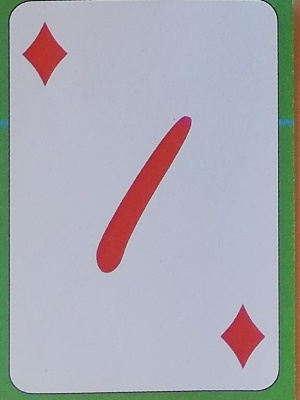
#> input picture yuan/1_and_j/10.jpg, 300 x 400 px; its folder holds only this picture in this run
$ python -i card_segmentation.py   (imports and definitions only)
#> lines starting #> are read from the running program, lines starting #| are printed output that depends on the picture; after the words box and inside, x2 and y2 are one past the last pixel; in counts of white or black regions, pixels touching at a corner belong together
# -*- coding: utf-8 -*-
"""
Created on Sat May 29 00:21:16 2021

@author: 86131
"""
import cv2
import numpy as np
import matplotlib.pyplot as plt
from copy import deepcopy
from sklearn.cluster import KMeans
import os
from scipy import ndimage
from skimage import restoration

# [19 lines left out: functions read_image, mask_range, not called in this run]

def mask_thre(img):

    image = cv2.cvtColor(img, cv2.COLOR_RGB2GRAY)
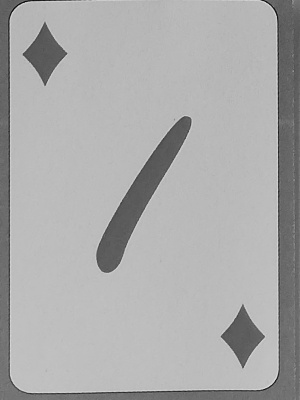
#> image: shape (400, 300); min 7, max 224, mean 170.5

    image = cv2.cvtColor(img, cv2.COLOR_RGB2GRAY)

    mask = (1-cv2.adaptiveThreshold(image,1,cv2.ADAPTIVE_THRESH_GAUSSIAN_C,cv2.THRESH_BINARY,101,5))
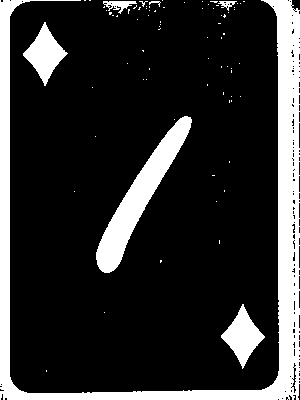
#> mask: shape (400, 300); values 0 (black) and 1 (white), 18.1% white; 79 white regions (72 under 20 px), largest, box (x1, y1, x2, y2) and area: (0, 0, 300, 400) 14870, (96, 116, 192, 273) 3877, (23, 22, 68, 86) 1267

    kernel = cv2.getStructuringElement(cv2.MORPH_ELLIPSE,(10,10))

    mask = ndimage.binary_opening(mask, kernel, iterations=1)
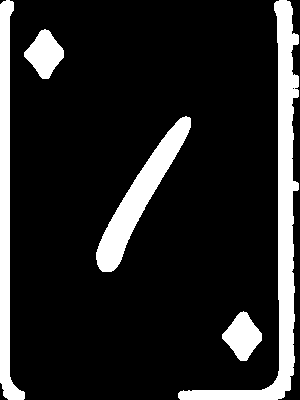
#> mask: shape (400, 300) bool; 14.8% white; 5 white regions, box (x1, y1, x2, y2) and area: (178, 0, 299, 400) 7318, (0, 0, 25, 400) 4175, (96, 116, 191, 272) 3864, (24, 29, 64, 79) 1183, (222, 311, 262, 361) 1176

    #mask = ndimage.binary_closing(mask, kernel, iterations=1)

    return mask

# [162 lines left out: functions mask_dealer, players_clustering, find_corners, affin_transform, walkFile, not called in this run]
'''
def intensity_normalization(img):

    img_hsv = cv2.cvtColor(img, cv2.COLOR_RGB2HSV)

    # normalize channel v (brightness channel)
    img_hsv[:,:,2] = np.uint8(255*(1.0*(img_hsv[:,:,2] - img_hsv[:,:,2].min())/(img_hsv[:,:,2].max()-img_hsv[:,:,2].min())))

    # convert image back to RGB
    img_rgb = cv2.cvtColor(img_hsv, cv2.COLOR_HSV2RGB)
    img_rgb[img_rgb > 255] = 255
    img_rgb[img_rgb < 0] = 0

    return np.float32(img_rgb)
'''
###########################################################################

"""
file_list = walkFile("train_games")
file_pics=[]
print(file_list)
for file in file_list:
    if file.endswith('.jpg'):
       file_pics.append(file)

print(file_pics)

#file_pics = ['train_games\\game7\\12.jpg']

for file in file_pics:
    image = read_image(file)

    #psf = np.ones((5, 5)) / 25
    #image = restoration.wiener(image, psf, 1100)
    #image = intensity_normalization(image)
    mask_t = mask_thre(image)

    image = mask_dealer(image)

    mask_r = mask_range(image)
    #mask_t = mask_thre(image)
    #plt.imshow(mask_t)

    labeled_array, num_features = ndimage.label(mask_t, structure = np.ones((3,3)))

    for i in range(num_features):
        if np.sum(mask_r[labeled_array == i+1]) < 255 * 600:
            mask_t[labeled_array == i+1] = 0

    #plt.imshow(mask_r)

    mask = np.uint8(mask_t)

    players,centers,points_f,labels = players_clustering(mask)
    cards,left_lowers,right_lowers,right_uppers = find_corners(players,centers,image)
    # plots for debug
    c_x=[]
    c_y=[]
    for center in centers:
        c_x.append(center[0])
        c_y.append(center[1])

    corner_x = []
    corner_y = []
    for i in range(4):
        corner_x.append(left_lowers[i][0])
        corner_x.append(right_lowers[i][0])
        corner_x.append(right_uppers[i][0])
        corner_y.append(left_lowers[i][1])
        corner_y.append(right_lowers[i][1])
        corner_y.append(right_uppers[i][1])


    for i in range(1,5):
        plt.subplot(2,3,i)
        plt.imshow(cards[i-1])
        #cv2.imwrite(f'cards_latest/{file[12:17]}_player{i}_{file[18:]}', cv2.cvtColor(cards[i-1], cv2.COLOR_RGB2BGR))

    plt.subplot(2,3,5)
    plt.scatter(c_x, c_y,s=10, lw=0, cmap='RdYlGn')
    plt.imshow(mask)

    plt.subplot(2,3,6)
    plt.scatter(points_f[:, 0], points_f[:, 1], c=labels, s=10, lw=0, cmap='RdYlGn')
    plt.scatter(corner_x, corner_y,s=10, lw=0, cmap='RdYlGn')
    plt.imshow(mask)
    plt.show()
"""

>>> import cv2
>>> picture = cv2.cvtColor(cv2.imread('1_and_j/10.jpg'), cv2.COLOR_BGR2RGB)
>>> result = mask_thre(picture)

$ run again, on yuan/1_and_j/11.jpg
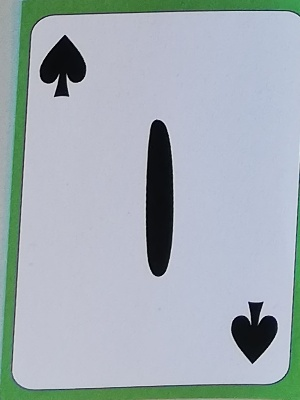
#> input picture yuan/1_and_j/11.jpg, 300 x 400 px
#> in mask_thre, `mask = (1-cv2.adaptiveThreshold(image,1,cv2.ADAPTIVE_THRESH_GAUSSIAN_C..`:
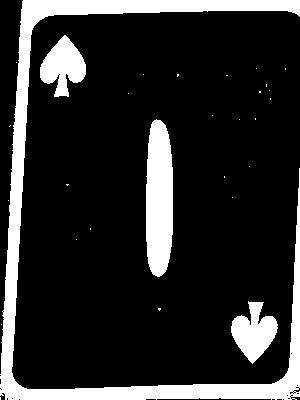
#> mask: shape (400, 300); values 0 (black) and 1 (white), 17.2% white; 29 white regions (25 under 20 px), largest, box (x1, y1, x2, y2) and area: (0, 0, 300, 400) 13569, (146, 119, 173, 277) 3652, (40, 35, 86, 97) 1676, (231, 301, 278, 364) 1673
#> in mask_thre, `mask = ndimage.binary_opening(mask, kernel, iterations=1)`:
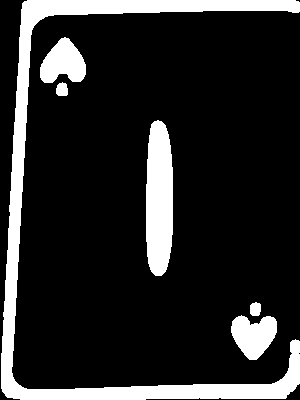
#> mask: shape (400, 300) bool; 16.1% white; 6 white regions, box (x1, y1, x2, y2) and area: (1, 0, 300, 400) 12528, (146, 120, 173, 276) 3638, (40, 37, 86, 83) 1424, (231, 315, 277, 360) 1421, (56, 82, 68, 96) 139, (250, 302, 261, 316) 133

$ run again, on yuan/1_and_j/12.jpg
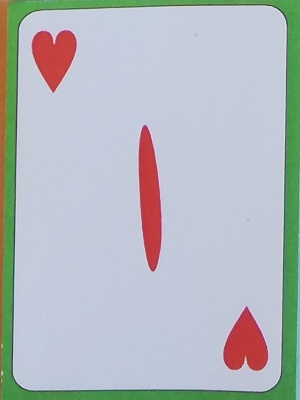
#> input picture yuan/1_and_j/12.jpg, 300 x 400 px
#> in mask_thre, `mask = (1-cv2.adaptiveThreshold(image,1,cv2.ADAPTIVE_THRESH_GAUSSIAN_C..`:
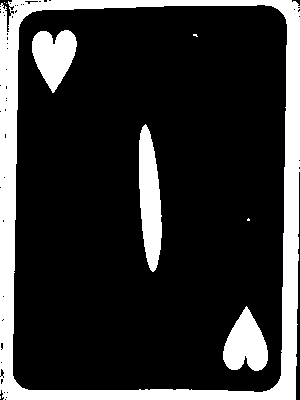
#> mask: shape (400, 300); values 0 (black) and 1 (white), 19.2% white; 9 white regions (5 under 20 px), largest, box (x1, y1, x2, y2) and area: (0, 0, 300, 400) 16982, (139, 124, 162, 272) 2389, (223, 306, 268, 371) 1881, (32, 30, 77, 93) 1826
#> in mask_thre, `mask = ndimage.binary_opening(mask, kernel, iterations=1)`:
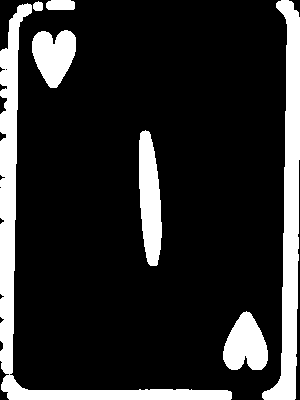
#> mask: shape (400, 300) bool; 17% white; 7 white regions, largest, box (x1, y1, x2, y2) and area: (0, 3, 232, 400) 7896, (262, 0, 300, 400) 6197, (139, 130, 162, 266) 2315

$ run again, on yuan/1_and_j/13.jpg
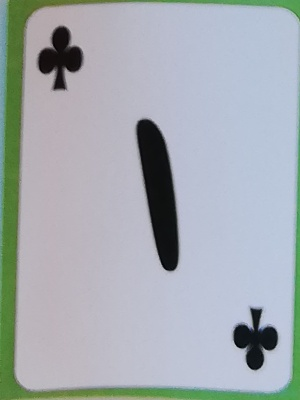
#> input picture yuan/1_and_j/13.jpg, 300 x 400 px
#> in mask_thre, `mask = (1-cv2.adaptiveThreshold(image,1,cv2.ADAPTIVE_THRESH_GAUSSIAN_C..`:
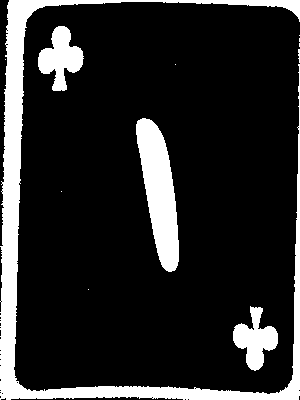
#> mask: shape (400, 300); values 0 (black) and 1 (white), 16.1% white; 12 white regions (7 under 20 px), largest, box (x1, y1, x2, y2) and area: (0, 0, 300, 400) 12307, (136, 118, 179, 272) 3839, (38, 26, 84, 91) 1616, (233, 306, 278, 371) 1480, (298, 49, 300, 63) 21
#> in mask_thre, `mask = ndimage.binary_opening(mask, kernel, iterations=1)`:
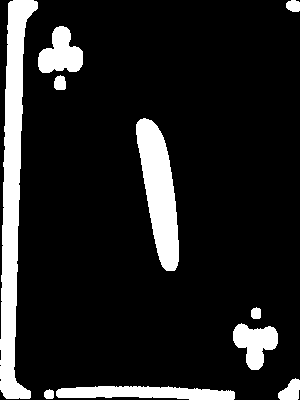
#> mask: shape (400, 300) bool; 13.3% white; 10 white regions, largest, box (x1, y1, x2, y2) and area: (0, 0, 38, 399) 6821, (136, 118, 179, 271) 3831, (56, 386, 235, 400) 1901
